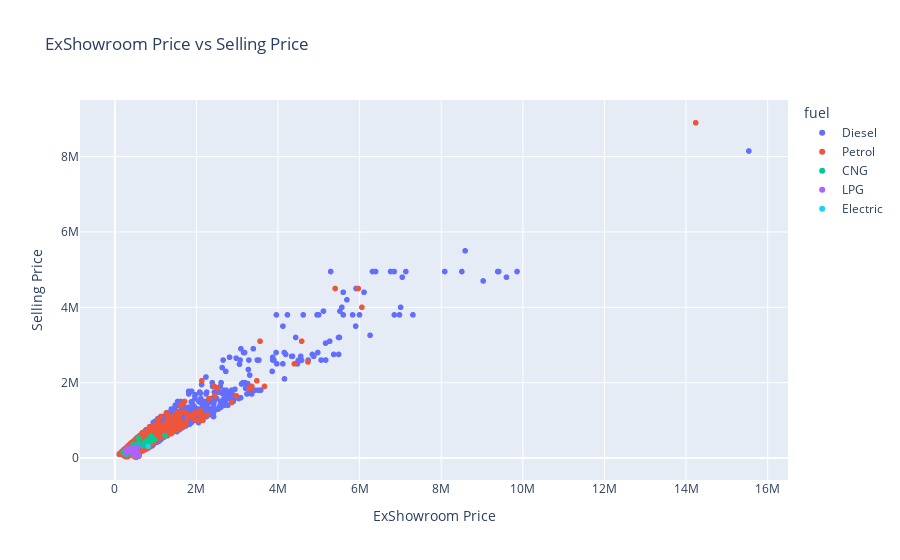
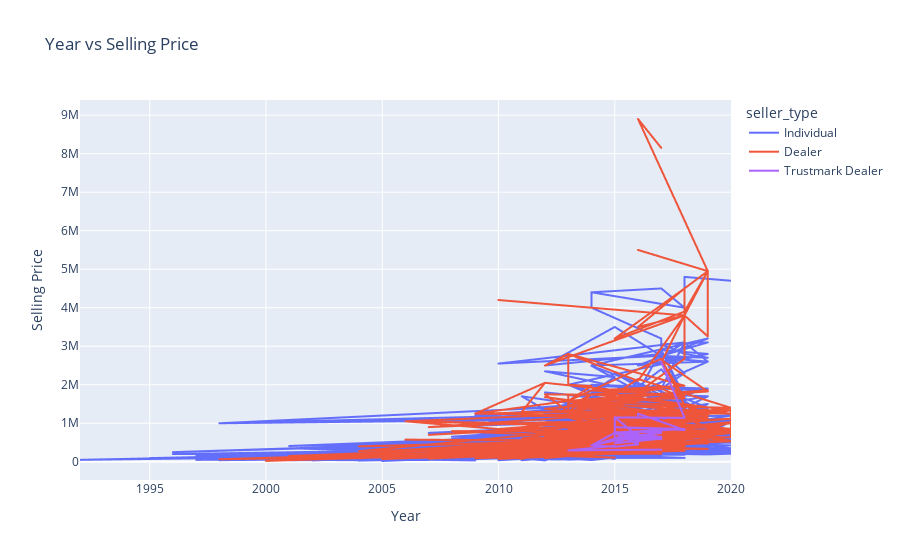
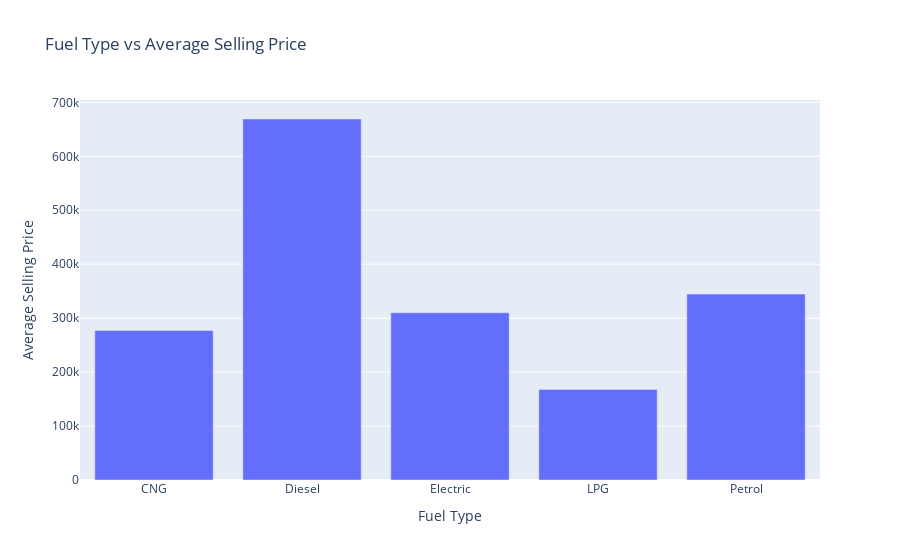
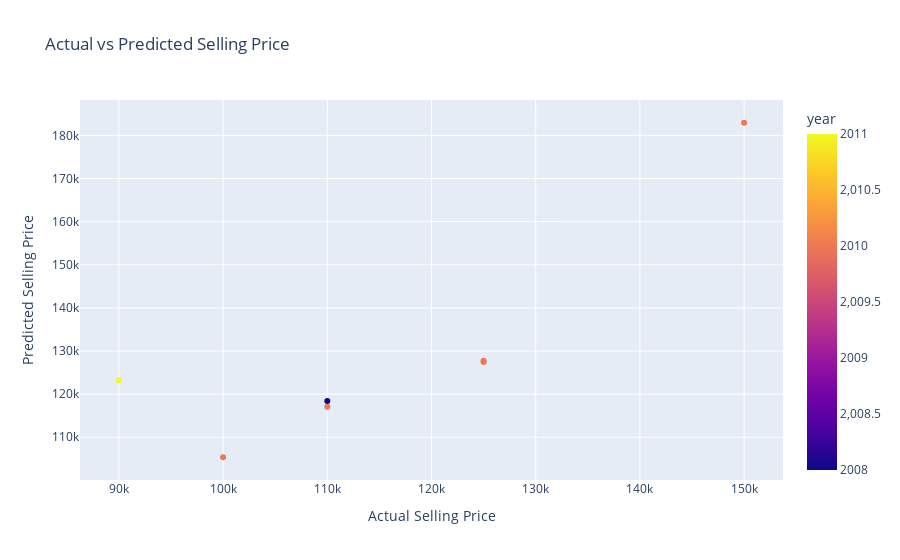

The notebook cell these images were saved under, in order:
### Code cell
import pandas as pd
import pickle
import plotly.express as px

# Load the dataset
df = pd.read_csv('SecondCar.csv')

# Load the model pipeline from file
pipeline = pickle.load(open('Final_Model_Pipeline.sav', 'rb'))

def get_user_input():
    # Get user input for car name
    car_name = input("Enter Car Name (Available options: {}): ".format(', '.join(df['name'].unique())))
    
    if car_name not in df['name'].unique():
        print("Car name not found in the dataset.")
        return None

    # Filter the dataset based on the selected car name
    car_data = df[df['name'] == car_name]

    # Get unique options for the selected car
    fuel_types = car_data['fuel'].unique()
    seller_types = car_data['seller_type'].unique()
    transmission_types = car_data['transmission'].unique()
    owner_types = car_data['owner'].unique()
    years = car_data['year'].unique()
    ex_showroom_prices = car_data['ExShowroom Price'].unique()

    # Input the car features
    fuel_type = input("Enter Fuel Type (Available options: {}): ".format(', '.join(fuel_types)))
    seller_type = input("Enter Seller Type (Available options: {}): ".format(', '.join(seller_types)))
    transmission_type = input("Enter Transmission Type (Available options: {}): ".format(', '.join(transmission_types)))
    owner_type = input("Enter Owner Type (Available options: {}): ".format(', '.join(owner_types)))
    year = input("Enter Year (Available options: {}): ".format(', '.join(map(str, years))))

    try:
        km_driven = float(input("Enter Kilometers Driven: "))
        exshowroom_price = float(input("Enter ExShowroom Price (Available options: {}): ".format(', '.join(map(str, ex_showroom_prices)))))
    except ValueError:
        print("Please enter valid numbers for kilometers driven and ExShowroom Price.")
        return None

    return {
        'name': car_name,
        'year': year,
        'km_driven': km_driven,
        'fuel': fuel_type,
        'seller_type': seller_type,
        'transmission': transmission_type,
        'owner': owner_type,
        'ExShowroom Price': exshowroom_price
    }

def predict_price(input_data):
    # Create DataFrame for prediction
    input_df = pd.DataFrame([input_data])
    
    # Predict selling price
    predicted_price = pipeline.predict(input_df)
    return predicted_price[0]

def visualize_data(input_data):
    # Visualizations
    print("\nGenerating Visualizations...\n")

    # 2D Scatter Plot: ExShowroom Price vs Selling Price
    fig_scatter = px.scatter(df, x='ExShowroom Price', y='selling_price', color='fuel',
                             title="ExShowroom Price vs Selling Price",
                             labels={'ExShowroom Price': 'ExShowroom Price', 'selling_price': 'Selling Price'})
    fig_scatter.show()

    # 2D Line Plot: Year vs Selling Price
    fig_line = px.line(df, x='year', y='selling_price', color='seller_type',
                       title="Year vs Selling Price",
                       labels={'year': 'Year', 'selling_price': 'Selling Price'})
    fig_line.show()

    # Bar Plot: Fuel Type vs Average Selling Price
    fuel_avg_price = df.groupby('fuel')['selling_price'].mean().reset_index()
    fig_bar = px.bar(fuel_avg_price, x='fuel', y='selling_price',
                     title="Fuel Type vs Average Selling Price",
                     labels={'fuel': 'Fuel Type', 'selling_price': 'Average Selling Price'})
    fig_bar.show()

    # Predicted vs Actual Selling Prices for the selected car
    car_sales_data = df[df['name'] == input_data['name']]
    car_sales_data['Predicted Price'] = pipeline.predict(car_sales_data)

    # 2D Scatter Plot: Actual vs Predicted Selling Price
    fig_pred_actual = px.scatter(car_sales_data, x='selling_price', y='Predicted Price', color='year',
                                  title="Actual vs Predicted Selling Price",
                                  labels={'selling_price': 'Actual Selling Price', 'Predicted Price': 'Predicted Selling Price'})
    fig_pred_actual.show()

def main():
    # Main function to execute the program
    user_input = get_user_input()
    if user_input is not None:
        predicted_price = predict_price(user_input)
        print(f"\nPredicted Selling Price: ₹{round(predicted_price, 2)}")
        visualize_data(user_input)

if __name__ == "__main__":
    main()

### Figure 1 — Plotly figure (JSON) as saved in the notebook; plotly's stock layout.template omitted (floating-point values rounded to 4 significant figures; data arrays with more than 128 entries replaced by an {"elided": "..."} marker saying what was removed)
{"data": [{"hovertemplate": "fuel=Diesel<br>ExShowroom Price=%{x}<br>Selling Price=%{y}<extra></extra>", "legendgroup": "Diesel", "marker": {"color": "#636efa", "symbol": "circle"}, "mode": "markers", "name": "Diesel", "showlegend": true, "type": "scattergl", "x": {"elided": "2152 int values"}, "xaxis": "x", "y": {"elided": "2152 int values"}, "yaxis": "y"}, {"hovertemplate": "fuel=Petrol<br>ExShowroom Price=%{x}<br>Selling Price=%{y}<extra></extra>", "legendgroup": "Petrol", "marker": {"color": "#EF553B", "symbol": "circle"}, "mode": "markers", "name": "Petrol", "showlegend": true, "type": "scattergl", "x": {"elided": "2121 int values"}, "xaxis": "x", "y": {"elided": "2121 int values"}, "yaxis": "y"}, {"hovertemplate": "fuel=CNG<br>ExShowroom Price=%{x}<br>Selling Price=%{y}<extra></extra>", "legendgroup": "CNG", "marker": {"color": "#00cc96", "symbol": "circle"}, "mode": "markers", "name": "CNG", "showlegend": true, "type": "scattergl", "x": [204629, 213798, 213919, 236582, 254889, 255564, 266855, 275231, 283469, 286837, 318572, 327768, 330252, 340598, 395494, 408026, 435746, 446630, 452859, 462512, 466631, 471635, 489260, 490617, 492375, 544176, 562715, 564761, 580466, 616124, 619803, 678785, 728256, 791338, 829255, 887929, 903375, 916971, 976049, 1230627], "xaxis": "x", "y": [140000, 130000, 160000, 185000, 170000, 110000, 170000, 195000, 88000, 145000, 160000, 245000, 145000, 229999, 185000, 229999, 300000, 282000, 350000, 250000, 250000, 300000, 90000, 160000, 130000, 365000, 310000, 45000, 520000, 365000, 365000, 325000, 409999, 470000, 470000, 587000, 440000, 525000, 495000, 595000], "yaxis": "y"}, {"hovertemplate": "fuel=LPG<br>ExShowroom Price=%{x}<br>Selling Price=%{y}<extra></extra>", "legendgroup": "LPG", "marker": {"color": "#ab63fa", "symbol": "circle"}, "mode": "markers", "name": "LPG", "showlegend": true, "type": "scattergl", "x": [261820, 271420, 320401, 335464, 355273, 355928, 359701, 386791, 396812, 429164, 431407, 456612, 469100, 476426, 484807, 500721, 510833, 524652, 533481, 541897, 557250, 568224, 596178], "xaxis": "x", "y": [120000, 210000, 250000, 240000, 170000, 180000, 220000, 250000, 180000, 200000, 229999, 70000, 125000, 100000, 275000, 80000, 80000, 240000, 50000, 155000, 85000, 290000, 60000], "yaxis": "y"}, {"hovertemplate": "fuel=Electric<br>ExShowroom Price=%{x}<br>Selling Price=%{y}<extra></extra>", "legendgroup": "Electric", "marker": {"color": "#19d3f3", "symbol": "circle"}, "mode": "markers", "name": "Electric", "showlegend": true, "type": "scattergl", "x": [818321], "xaxis": "x", "y": [310000], "yaxis": "y"}], "layout": {"autosize": true, "legend": {"title": {"text": "fuel"}, "tracegroupgap": 0}, "title": {"text": "ExShowroom Price vs Selling Price"}, "xaxis": {"anchor": "y", "autorange": true, "domain": [0, 1], "range": [-832600.0, 16480000.0], "title": {"text": "ExShowroom Price"}, "type": "linear"}, "yaxis": {"anchor": "x", "autorange": true, "domain": [0, 1], "range": [-712800.0, 9633000.0], "title": {"text": "Selling Price"}, "type": "linear"}}}

### Figure 2 — Plotly figure (JSON) as saved in the notebook; plotly's stock layout.template omitted (floating-point values rounded to 4 significant figures; data arrays with more than 128 entries replaced by an {"elided": "..."} marker saying what was removed)
{"data": [{"hovertemplate": "seller_type=Individual<br>Year=%{x}<br>Selling Price=%{y}<extra></extra>", "legendgroup": "Individual", "line": {"color": "#636efa", "dash": "solid"}, "marker": {"symbol": "circle"}, "mode": "lines", "name": "Individual", "showlegend": true, "type": "scattergl", "x": {"elided": "3242 int values"}, "xaxis": "x", "y": {"elided": "3242 int values"}, "yaxis": "y"}, {"hovertemplate": "seller_type=Dealer<br>Year=%{x}<br>Selling Price=%{y}<extra></extra>", "legendgroup": "Dealer", "line": {"color": "#EF553B", "dash": "solid"}, "marker": {"symbol": "circle"}, "mode": "lines", "name": "Dealer", "showlegend": true, "type": "scattergl", "x": {"elided": "994 int values"}, "xaxis": "x", "y": {"elided": "994 int values"}, "yaxis": "y"}, {"hovertemplate": "seller_type=Trustmark Dealer<br>Year=%{x}<br>Selling Price=%{y}<extra></extra>", "legendgroup": "Trustmark Dealer", "line": {"color": "#ab63fa", "dash": "solid"}, "marker": {"symbol": "circle"}, "mode": "lines", "name": "Trustmark Dealer", "showlegend": true, "type": "scattergl", "x": [2017, 2013, 2015, 2015, 2016, 2015, 2014, 2016, 2015, 2015, 2016, 2015, 2017, 2015, 2017, 2015, 2015, 2015, 2017, 2017, 2015, 2016, 2016, 2015, 2016, 2014, 2015, 2015, 2017, 2015, 2017, 2017, 2017, 2015, 2015, 2017, 2015, 2017, 2017, 2017, 2016, 2015, 2015, 2015, 2016, 2017, 2015, 2015, 2016, 2016, 2015, 2015, 2017, 2015, 2016, 2015, 2016, 2016, 2015, 2016, 2017, 2015, 2016, 2017, 2015, 2016, 2016, 2015, 2015, 2016, 2015, 2015, 2015, 2015, 2015, 2015, 2015, 2015, 2015, 2015, 2015, 2015, 2015, 2018, 2015, 2018, 2016, 2016, 2015, 2018, 2017, 2017, 2017, 2017, 2017, 2017, 2017, 2017, 2017, 2017, 2017, 2017], "xaxis": "x", "y": [315000, 295000, 415000, 390000, 450000, 390000, 425000, 670000, 625000, 625000, 670000, 625000, 600000, 575000, 600000, 625000, 625000, 750000, 650000, 600000, 480000, 725000, 450000, 750000, 770000, 425000, 750000, 750000, 600000, 750000, 585000, 600000, 600000, 750000, 625000, 600000, 760000, 600000, 600000, 600000, 670000, 775000, 750000, 760000, 670000, 600000, 750000, 625000, 670000, 670000, 625000, 625000, 650000, 750000, 670000, 760000, 670000, 640000, 625000, 670000, 780000, 760000, 670000, 750000, 625000, 670000, 670000, 1150000, 760000, 770000, 760000, 775000, 760000, 760000, 760000, 850000, 750000, 750000, 750000, 760000, 760000, 750000, 760000, 850000, 900000, 825000, 1250000, 1150000, 1150000, 1140000, 2600000, 2600000, 2600000, 2600000, 2600000, 2600000, 2600000, 2600000, 2595000, 2600000, 2600000, 2600000], "yaxis": "y"}], "layout": {"autosize": true, "legend": {"title": {"text": "seller_type"}, "tracegroupgap": 0}, "title": {"text": "Year vs Selling Price"}, "xaxis": {"anchor": "y", "autorange": true, "domain": [0, 1], "range": [1992, 2020], "title": {"text": "Year"}, "type": "linear"}, "yaxis": {"anchor": "x", "autorange": true, "domain": [0, 1], "range": [-473300.0, 9393000.0], "title": {"text": "Selling Price"}, "type": "linear"}}}

### Figure 3 — Plotly figure (JSON) as saved in the notebook; plotly's stock layout.template omitted (floating-point values rounded to 4 significant figures)
{"data": [{"alignmentgroup": "True", "hovertemplate": "Fuel Type=%{x}<br>Average Selling Price=%{y}<extra></extra>", "legendgroup": "", "marker": {"color": "#636efa", "pattern": {"shape": ""}}, "name": "", "offsetgroup": "", "orientation": "v", "showlegend": false, "textposition": "auto", "type": "bar", "x": ["CNG", "Diesel", "Electric", "LPG", "Petrol"], "xaxis": "x", "y": [277200.0, 669200.0, 310000, 167800.0, 344600.0], "yaxis": "y"}], "layout": {"autosize": true, "barmode": "relative", "legend": {"tracegroupgap": 0}, "title": {"text": "Fuel Type vs Average Selling Price"}, "xaxis": {"anchor": "y", "autorange": true, "domain": [0, 1], "range": [-0.5, 4.5], "title": {"text": "Fuel Type"}, "type": "category"}, "yaxis": {"anchor": "x", "autorange": true, "domain": [0, 1], "range": [0, 704400.0], "title": {"text": "Average Selling Price"}, "type": "linear"}}}

### Figure 4 — Plotly figure (JSON) as saved in the notebook; plotly's stock layout.template omitted (floating-point values rounded to 4 significant figures)
{"data": [{"hovertemplate": "Actual Selling Price=%{x}<br>Predicted Selling Price=%{y}<br>year=%{marker.color}<extra></extra>", "legendgroup": "", "marker": {"color": [2010, 2010, 2010, 2010, 2011, 2010, 2008], "coloraxis": "coloraxis", "symbol": "circle"}, "mode": "markers", "name": "", "orientation": "v", "showlegend": false, "type": "scatter", "x": [100000, 110000, 125000, 125000, 90000, 150000, 110000], "xaxis": "x", "y": [105350, 117070, 127400.0, 127800.0, 123200.0, 182900.0, 118400.0], "yaxis": "y"}], "layout": {"autosize": true, "coloraxis": {"colorbar": {"title": {"text": "year"}}, "colorscale": [[0, "#0d0887"], [0.1111, "#46039f"], [0.2222, "#7201a8"], [0.3333, "#9c179e"], [0.4444, "#bd3786"], [0.5556, "#d8576b"], [0.6667, "#ed7953"], [0.7778, "#fb9f3a"], [0.8889, "#fdca26"], [1, "#f0f921"]]}, "legend": {"tracegroupgap": 0}, "title": {"text": "Actual vs Predicted Selling Price"}, "xaxis": {"anchor": "y", "autorange": true, "domain": [0, 1], "range": [86350.0, 153600.0], "title": {"text": "Actual Selling Price"}, "type": "linear"}, "yaxis": {"anchor": "x", "autorange": true, "domain": [0, 1], "range": [98950.0, 189400.0], "title": {"text": "Predicted Selling Price"}, "type": "linear"}}}
